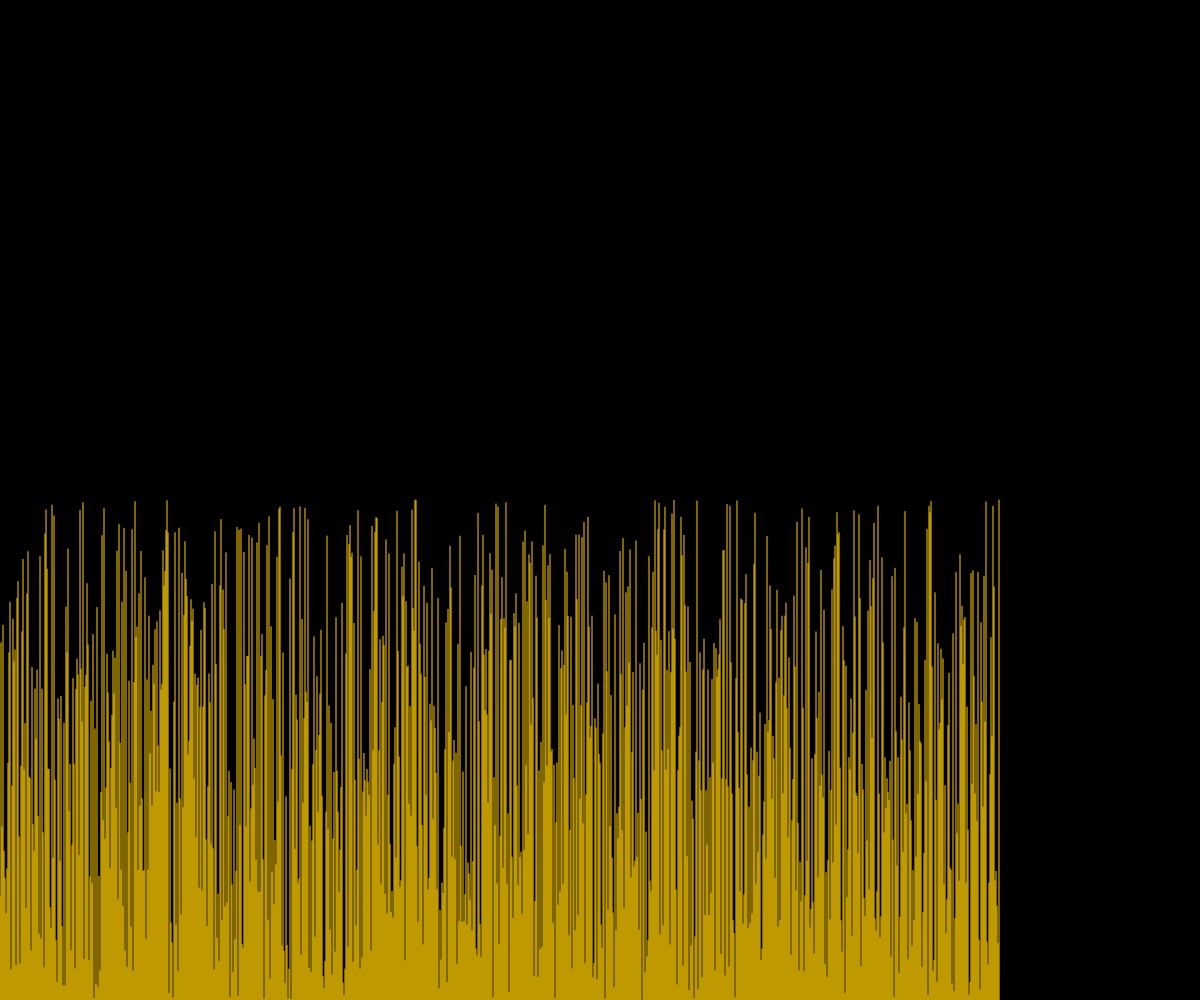
Frame 1 (no input)
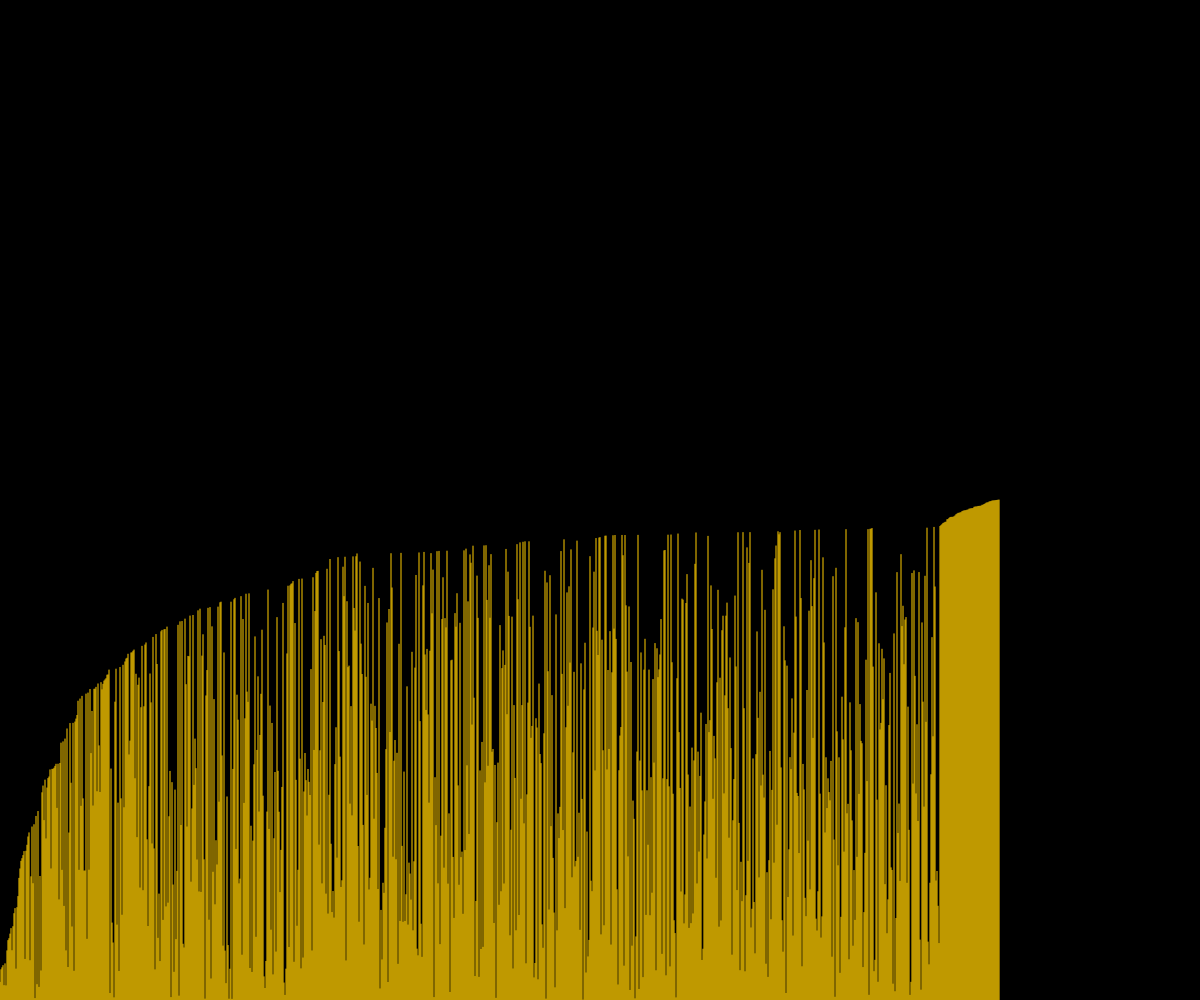
Frame 60 (no input)
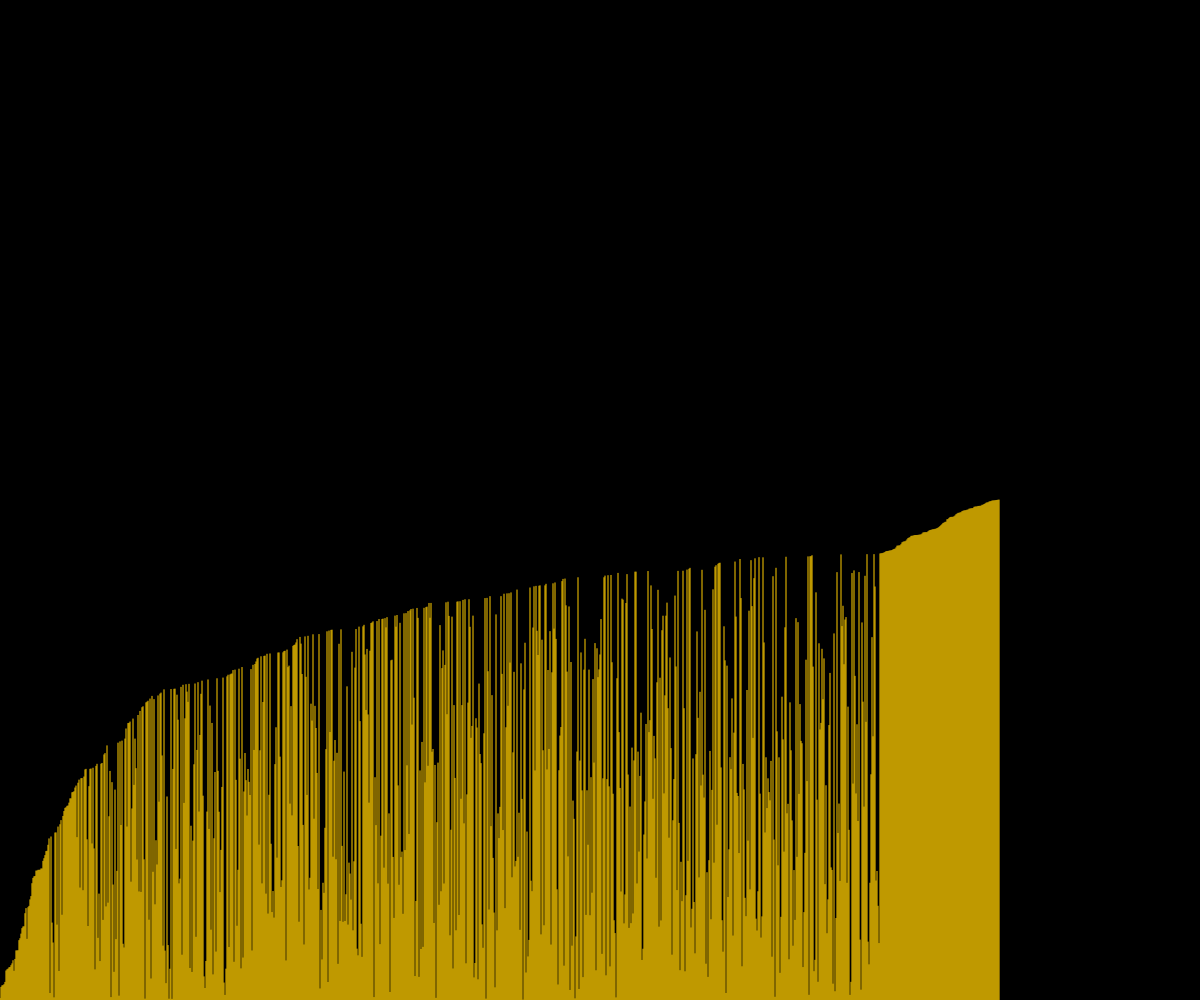
Frame 120 (the mouse pressed at the canvas centre since frame 60)

The p5.js sketch that drew these frames (run headless with seeded random() and noise() and a simulated clock; from frame 60 on, the mouse is pressed at the canvas centre):

// p5.js sketch
// ── sketch.js


let values = [];

let i = 0;
let j = 0;

function setup() {
  createCanvas(windowWidth, windowHeight);
  values = new Array(1000);
  for (let i = 0; i < values.length; i++) {
	values[i] = random(500);
	
	console.log("values" + values[i]);
	
  }
}

function draw() {
  
	background(0);

  if (i < values.length) {
    for (let j = 0; j < values.length - i - 1; j++) {
      let a = values[j];
      let b = values[j + 1];
      if (a > b) {
        swap(values, j, j + 1);
	  }
    }
  } else {
    console.log("done");
    noLoop();
  }
  i++;

  for (let i = 0; i < values.length; i++) {
	
	stroke(255, 204, 0);

    line(i, height, i, height - values[i]);
  }
}

function swap(arr, a, b) {
  let temp = arr[a];
  arr[a] = arr[b];
  arr[b] = temp;
}
